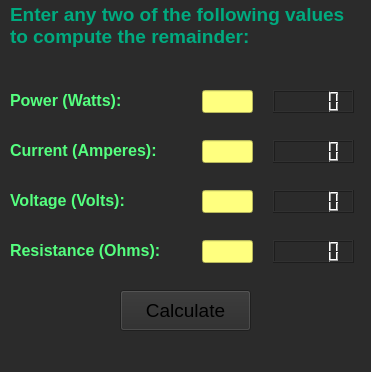
<?xml version="1.0" encoding="UTF-8"?>
<ui version="4.0">
 <class>MainWindow</class>
 <widget class="QMainWindow" name="MainWindow">
  <property name="geometry">
   <rect>
    <x>0</x>
    <y>0</y>
    <width>371</width>
    <height>372</height>
   </rect>
  </property>
  <property name="windowTitle">
   <string>MainWindow</string>
  </property>
  <property name="autoFillBackground">
   <bool>false</bool>
  </property>
  <property name="styleSheet">
   <string notr="true">background-color: rgb(43, 43, 43);</string>
  </property>
  <widget class="QWidget" name="centralwidget">
   <widget class="QLineEdit" name="txtPower">
    <property name="geometry">
     <rect>
      <x>202</x>
      <y>90</y>
      <width>51</width>
      <height>23</height>
     </rect>
    </property>
    <property name="font">
     <font>
      <pointsize>14</pointsize>
      <weight>75</weight>
      <bold>true</bold>
     </font>
    </property>
    <property name="styleSheet">
     <string notr="true">background-color: rgb(255, 255, 127);</string>
    </property>
   </widget>
   <widget class="QLineEdit" name="txtResistance">
    <property name="geometry">
     <rect>
      <x>202</x>
      <y>240</y>
      <width>51</width>
      <height>23</height>
     </rect>
    </property>
    <property name="font">
     <font>
      <pointsize>14</pointsize>
      <weight>75</weight>
      <bold>true</bold>
     </font>
    </property>
    <property name="styleSheet">
     <string notr="true">background-color: rgb(255, 255, 127);</string>
    </property>
   </widget>
   <widget class="QLineEdit" name="txtVoltage">
    <property name="geometry">
     <rect>
      <x>202</x>
      <y>190</y>
      <width>51</width>
      <height>23</height>
     </rect>
    </property>
    <property name="font">
     <font>
      <pointsize>14</pointsize>
      <weight>75</weight>
      <bold>true</bold>
     </font>
    </property>
    <property name="styleSheet">
     <string notr="true">background-color: rgb(255, 255, 127);</string>
    </property>
   </widget>
   <widget class="QLineEdit" name="txtCurrent">
    <property name="geometry">
     <rect>
      <x>202</x>
      <y>140</y>
      <width>51</width>
      <height>23</height>
     </rect>
    </property>
    <property name="font">
     <font>
      <pointsize>14</pointsize>
      <weight>75</weight>
      <bold>true</bold>
     </font>
    </property>
    <property name="styleSheet">
     <string notr="true">background-color: rgb(255, 255, 127);</string>
    </property>
   </widget>
   <widget class="QLabel" name="label">
    <property name="geometry">
     <rect>
      <x>10</x>
      <y>90</y>
      <width>171</width>
      <height>21</height>
     </rect>
    </property>
    <property name="font">
     <font>
      <pointsize>12</pointsize>
      <weight>75</weight>
      <bold>true</bold>
     </font>
    </property>
    <property name="accessibleDescription">
     <string/>
    </property>
    <property name="styleSheet">
     <string notr="true">color: rgb(85, 255, 127);</string>
    </property>
    <property name="text">
     <string>Power (Watts):</string>
    </property>
   </widget>
   <widget class="QLabel" name="label_2">
    <property name="geometry">
     <rect>
      <x>10</x>
      <y>240</y>
      <width>171</width>
      <height>21</height>
     </rect>
    </property>
    <property name="font">
     <font>
      <pointsize>12</pointsize>
      <weight>75</weight>
      <bold>true</bold>
     </font>
    </property>
    <property name="accessibleDescription">
     <string/>
    </property>
    <property name="styleSheet">
     <string notr="true">color: rgb(85, 255, 127);</string>
    </property>
    <property name="text">
     <string>Resistance (Ohms):</string>
    </property>
   </widget>
   <widget class="QLabel" name="label_3">
    <property name="geometry">
     <rect>
      <x>10</x>
      <y>190</y>
      <width>171</width>
      <height>21</height>
     </rect>
    </property>
    <property name="font">
     <font>
      <pointsize>12</pointsize>
      <weight>75</weight>
      <bold>true</bold>
     </font>
    </property>
    <property name="accessibleDescription">
     <string/>
    </property>
    <property name="styleSheet">
     <string notr="true">color: rgb(85, 255, 127);</string>
    </property>
    <property name="text">
     <string>Voltage (Volts):</string>
    </property>
   </widget>
   <widget class="QLabel" name="label_4">
    <property name="geometry">
     <rect>
      <x>10</x>
      <y>140</y>
      <width>171</width>
      <height>21</height>
     </rect>
    </property>
    <property name="font">
     <font>
      <pointsize>12</pointsize>
      <weight>75</weight>
      <bold>true</bold>
     </font>
    </property>
    <property name="accessibleDescription">
     <string/>
    </property>
    <property name="styleSheet">
     <string notr="true">color: rgb(85, 255, 127);</string>
    </property>
    <property name="text">
     <string>Current (Amperes):</string>
    </property>
   </widget>
   <widget class="QLCDNumber" name="lcdPower">
    <property name="geometry">
     <rect>
      <x>273</x>
      <y>90</y>
      <width>81</width>
      <height>23</height>
     </rect>
    </property>
    <property name="font">
     <font>
      <pointsize>14</pointsize>
      <weight>75</weight>
      <bold>true</bold>
     </font>
    </property>
    <property name="styleSheet">
     <string notr="true">color: &quot;#FF0000&quot;;
background-color: &quot;#A6A6A6&quot;;</string>
    </property>
   </widget>
   <widget class="QLCDNumber" name="lcdCurrent">
    <property name="geometry">
     <rect>
      <x>273</x>
      <y>140</y>
      <width>81</width>
      <height>23</height>
     </rect>
    </property>
    <property name="font">
     <font>
      <pointsize>14</pointsize>
      <weight>75</weight>
      <bold>true</bold>
     </font>
    </property>
    <property name="styleSheet">
     <string notr="true">color: &quot;#FF0000&quot;;
background-color: &quot;#A6A6A6&quot;;</string>
    </property>
   </widget>
   <widget class="QLCDNumber" name="lcdVoltage">
    <property name="geometry">
     <rect>
      <x>273</x>
      <y>190</y>
      <width>81</width>
      <height>23</height>
     </rect>
    </property>
    <property name="font">
     <font>
      <pointsize>14</pointsize>
      <weight>75</weight>
      <bold>true</bold>
     </font>
    </property>
    <property name="styleSheet">
     <string notr="true">color: &quot;#FF0000&quot;;
background-color: &quot;#A6A6A6&quot;;</string>
    </property>
   </widget>
   <widget class="QLCDNumber" name="lcdResistance">
    <property name="geometry">
     <rect>
      <x>273</x>
      <y>240</y>
      <width>81</width>
      <height>23</height>
     </rect>
    </property>
    <property name="font">
     <font>
      <pointsize>14</pointsize>
      <weight>75</weight>
      <bold>true</bold>
     </font>
    </property>
    <property name="styleSheet">
     <string notr="true">color: &quot;#FF0000&quot;;
background-color: &quot;#A6A6A6&quot;;</string>
    </property>
   </widget>
   <widget class="QPushButton" name="cmdCalculate">
    <property name="geometry">
     <rect>
      <x>120</x>
      <y>290</y>
      <width>131</width>
      <height>41</height>
     </rect>
    </property>
    <property name="font">
     <font>
      <pointsize>14</pointsize>
     </font>
    </property>
    <property name="styleSheet">
     <string notr="true">background-color: &quot;#A6A6A6&quot;;</string>
    </property>
    <property name="text">
     <string>Calculate</string>
    </property>
   </widget>
   <widget class="QLabel" name="label_5">
    <property name="geometry">
     <rect>
      <x>10</x>
      <y>-10</y>
      <width>351</width>
      <height>71</height>
     </rect>
    </property>
    <property name="font">
     <font>
      <pointsize>14</pointsize>
      <weight>75</weight>
      <bold>true</bold>
     </font>
    </property>
    <property name="styleSheet">
     <string notr="true">color: rgb(0, 170, 127);</string>
    </property>
    <property name="text">
     <string>Enter any two of the following values to compute the remainder:</string>
    </property>
    <property name="wordWrap">
     <bool>true</bool>
    </property>
   </widget>
  </widget>
  <widget class="QMenuBar" name="menubar">
   <property name="geometry">
    <rect>
     <x>0</x>
     <y>0</y>
     <width>371</width>
     <height>21</height>
    </rect>
   </property>
  </widget>
  <widget class="QStatusBar" name="statusbar"/>
 </widget>
 <tabstops>
  <tabstop>txtPower</tabstop>
  <tabstop>txtCurrent</tabstop>
  <tabstop>txtVoltage</tabstop>
  <tabstop>txtResistance</tabstop>
  <tabstop>cmdCalculate</tabstop>
 </tabstops>
 <resources/>
 <connections/>
</ui>
